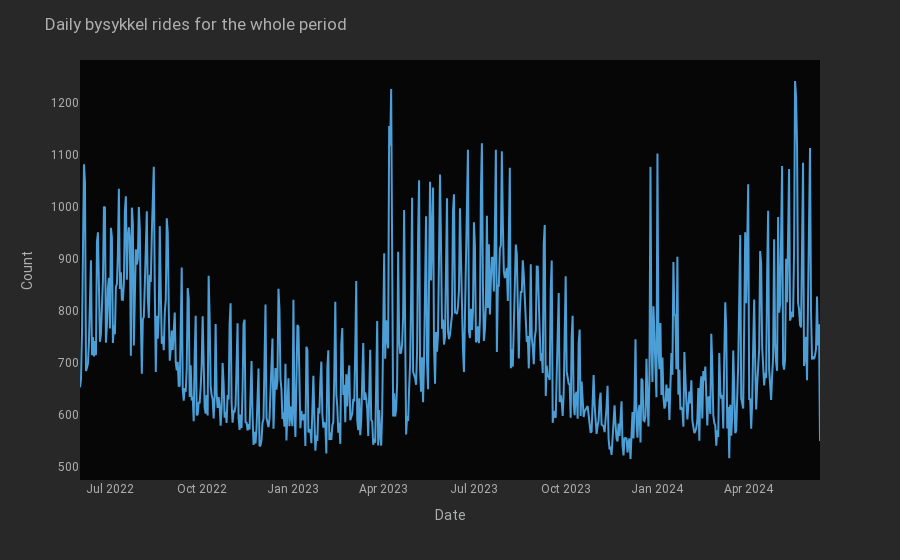

The code cell stored with this chart in its notebook:
### Code cell
def ride_duration(date = None, df= avg_duration):
    if date is None:
        # Show daily rides for the whole period
        fig = px.line(
            df,
            x='started_at',
            y='duration'
        )
        
        fig.update_layout(
            title='Daily bysykkel rides for the whole period',
            yaxis_title="Count",
            xaxis_title="Date",
            xaxis=dict(showgrid=False),  # Remove x-axis gridlines
            yaxis=dict(showgrid=False)  # Remove y-axis gridlines
        )
        
        return fig    
    # Convert to datetime object
    try:
        input_date = datetime.strptime(date, "%Y-%m")
    except ValueError:
        input_date = datetime.strptime(date, "%Y-%b")
    
    # Format the datetime object to the desired month format
    formatted_date = input_date.strftime("%Y-%m")
    
    # Filter the DataFrame for the specified month
    df_month = df[df['started_at'].dt.strftime('%Y-%m') == formatted_date]
    
    fig = px.line(
        df_month,
        x='started_at',
        y='duration'
    )
    
    fig.update_layout(
        title=f'Daily bysykkel duration for {formatted_date}',
        yaxis_title="Duration",
        xaxis_title="Date",
        xaxis=dict(showgrid=False),  # Remove x-axis gridlines
        yaxis=dict(showgrid=False)  # Remove y-axis gridlines
    )
    
    return fig

ride_duration()  # Example with YYYY-Mon format

### Figure 1 — Plotly figure (JSON) as saved in the notebook; plotly's stock layout.template omitted (floating-point values rounded to 4 significant figures; data arrays with more than 128 entries replaced by an {"elided": "..."} marker saying what was removed)
{"data": [{"hovertemplate": "started_at=%{x}<br>duration=%{y}<extra></extra>", "legendgroup": "", "line": {"color": "#4b9ed6", "dash": "solid"}, "marker": {"symbol": "circle"}, "mode": "lines", "name": "", "orientation": "v", "showlegend": false, "type": "scatter", "x": {"elided": "743 str values"}, "xaxis": "x", "y": {"elided": "743 float values"}, "yaxis": "y"}], "layout": {"autosize": true, "legend": {"tracegroupgap": 0}, "margin": {"t": 60}, "title": {"text": "Daily bysykkel rides for the whole period"}, "xaxis": {"anchor": "y", "autorange": true, "domain": [0, 1], "range": ["2022-06-01", "2024-06-12"], "showgrid": false, "title": {"text": "Date"}, "type": "date"}, "yaxis": {"anchor": "x", "autorange": true, "domain": [0, 1], "range": [475.2, 1283.0], "showgrid": false, "title": {"text": "Count"}, "type": "linear"}}}
